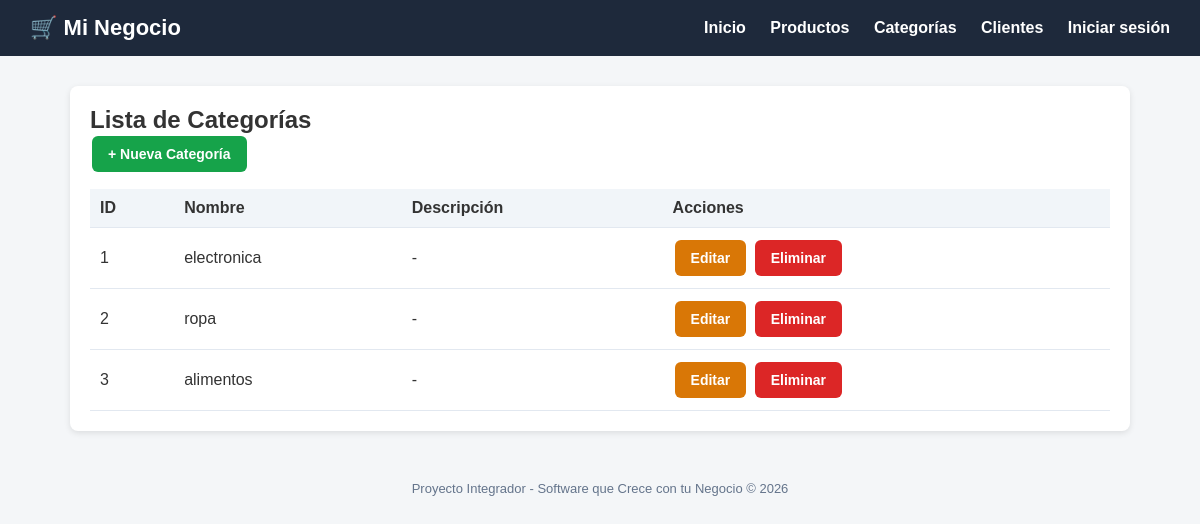
Page /categorias/ on the committed database.
### tienda/models.py (models this page shows, shortened)
class Categoria(models.Model):
    nombre = models.CharField(max_length=100)
    descripcion = models.TextField(blank=True, null=True)
    class Meta:
        verbose_name = "Categoria"
        verbose_name_plural = "Categorías"

### tienda/views.py (the view)
# urls.py: path('categorias/', views.lista_categorias, name='lista_categorias'),
def lista_categorias(request):
    categorias = Categoria.objects.all()
    return render(request, 'tienda/categorias/lista.html', {'categorias': categorias})

### tienda/templates/tienda/categorias/lista.html (shortened to what this page needs)
{% extends 'base.html' %}
{% block content %}
<div class="card">
    <h2>Lista de Categorías</h2>
    <a href="{% url 'crear_categoria' %}" class="btn btn-success">+ Nueva Categoría</a>
    <table>
        <thead>
            <tr><th>ID</th><th>Nombre</th><th>Descripción</th><th>Acciones</th></tr>
        </thead>
        <tbody>
            {% for categoria in categorias %}
            <tr>
                <td>{{ categoria.id }}</td>
                <td>{{ categoria.nombre }}</td>
                <td>{{ categoria.descripcion|default:"-" }}</td>
                <td>
                    <a href="{% url 'editar_categoria' categoria.pk %}" class="btn btn-warning">Editar</a>
                    <a href="{% url 'eliminar_categoria' categoria.pk %}" class="btn btn-danger">Eliminar</a>
                </td>
            </tr>
            {% empty %}
            <tr><td colspan="4">No hay categorías registradas.</td></tr>
            {% endfor %}
        </tbody>
    </table>
</div>
{% endblock %}

### templates/base.html (style rules this page uses)
* { margin: 0; padding: 0; box-sizing: border-box; }
body { font-family: Arial, sans-serif; background: #f4f6f8; color: #333; }
.card { background: #fff; border-radius: 8px; padding: 20px; box-shadow: 0 2px 6px rgba(0,0,0,0.1); margin-bottom: 20px; }
.btn { display: inline-block; padding: 10px 16px; border-radius: 6px; text-decoration: none; color: #fff; font-weight: bold; border: none; cursor: pointer; font-size: 14px; margin: 2px; }
.btn-success { background: #16a34a; }
.btn-danger { background: #dc2626; }
.btn-warning { background: #d97706; }
table { width: 100%; border-collapse: collapse; margin-top: 15px; }
th, td { padding: 10px; text-align: left; border-bottom: 1px solid #e2e8f0; }
th { background: #f1f5f9; }

### rows in the picture
Categoria: id "1", nombre "electronica", descripcion "-"
Categoria: id "2", nombre "ropa", descripcion "-"
Categoria: id "3", nombre "alimentos", descripcion "-"
